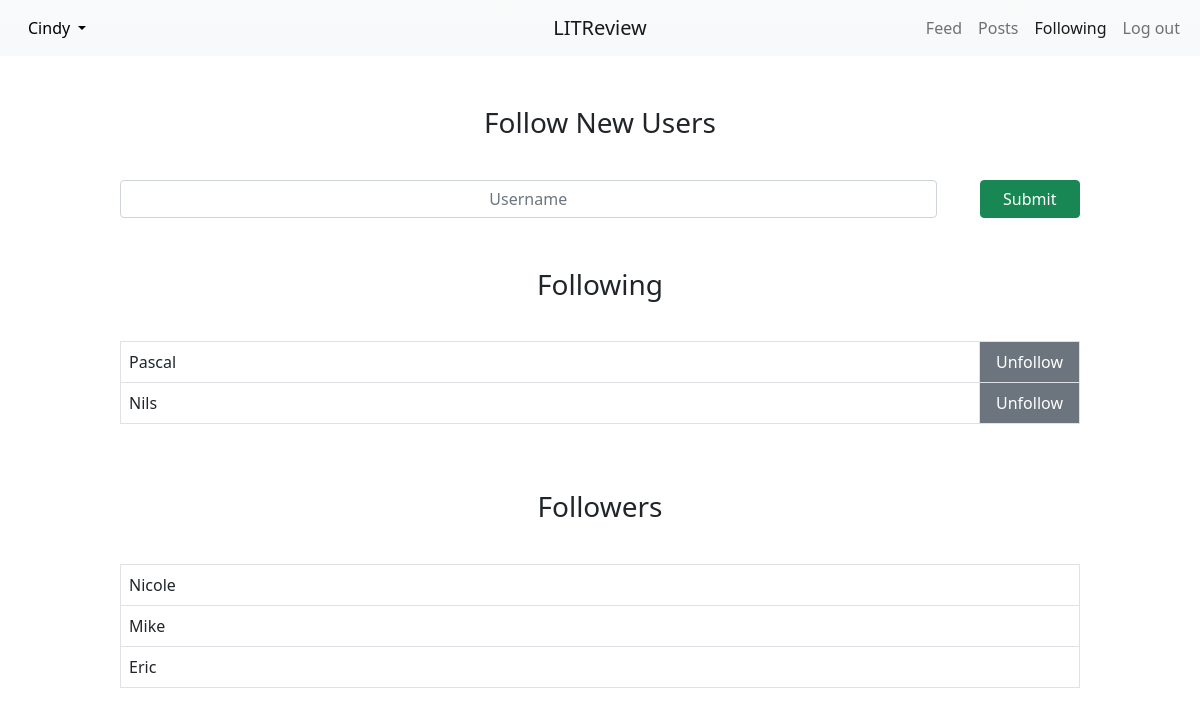
/following (signed in), run on the app's committed database.
### register/models.py (models this page shows)
class User(AbstractUser):
    profile_picture = models.ImageField()
    follows = models.ManyToManyField(
        'self',
        through='UserFollows',
        symmetrical=False,
    )
    def __str__(self):
        return self.username

class UserFollows(models.Model):
    user = models.ForeignKey(to=settings.AUTH_USER_MODEL,
                             on_delete=models.CASCADE,
                             related_name='following')
    followed_user = models.ForeignKey(to=settings.AUTH_USER_MODEL,
                                      on_delete=models.CASCADE,
                                      related_name='followed_by')
    class Meta:
        unique_together = ('user', 'followed_user', )

### main/views.py (the view, shortened to what this page needs)
# urls.py: path("following", views.following, name="following"),
@login_required
def following(request):
    form = forms.FollowUserForm()
    current_user = request.user
    follows = current_user.following.all()
    return render(request, "main/following.html",
                  {'form': form, 'follows': follows})

### main/forms.py
class FollowUserForm(forms.Form):
    follow_user = forms.CharField(
        max_length=30,
        label="",
        widget=forms.TextInput(attrs={"placeholder": "Username"})
    )

### main/templates/main/following.html (shortened to what this page needs)
{% extends 'main/base.html' %}
{% load crispy_forms_tags %}
{% block content %}
  <div class="following-content">
    <div class="following">
      <h3>Follow New Users</h3>
      <form method="post">
        {{ form|crispy }}
        <button type="submit" class="btn btn-success">Submit</button>
      </form>
    </div>
    <div class="following">
      <h3>Following</h3>
      <form method="post">
        <table class="table table-bordered">
          {% for obj in follows %}
            <tr>
              <td>{{ obj.followed_user }}</td>
              <td class="table-button"><button name="unfollow" value="{{ obj.followed_user.id }}" class="btn btn-secondary" type=submit>Unfollow</button></td>
            </tr>
          {% endfor %}
        </table>
      </form>
    </div>
    <div class="following">
      <h3>Followers</h3>
      <table class="table table-bordered">
        {% for obj in request.user.followed_by.all %}
          <tr>
            <td>{{ obj.user }}</td>
          </tr>
        {% endfor %}
      </table>
    </div>
  </div>
{% endblock content %}

### main/templates/main/partials/navbar_snippet.html (shortened to what this page needs)
<div class="mainBar">
  <nav class="navbar navbar-expand-lg navbar-light bg-light bg-gradient">
    <div class="container-fluid">
      <div class="profile-dropdown"
           style="{% if user.is_authenticated %}visibility:visible{% endif %}">
        <ul>
          <li class="nav-item dropdown">
            <a class="nav-link dropdown-toggle" href="#" id="navbarDropdownMenuLink"
               role="button" data-bs-toggle="dropdown" aria-expanded="false">
              {{ request.user }}
            </a>
          </li>
        </ul>
      </div>
      <a class="navbar-brand lit-review-name mx-auto" href="{% url 'home' %}">LITReview</a>
      <div class="collapse navbar-collapse" id="navbarNavDropdown"
           style="{% if user.is_authenticated %}visibility:visible{% endif %}">
        <ul class="navbar-nav">
          <li class="nav-item">
            <a class="nav-link" href="{% url 'home' %}">Feed</a>
          </li>
          <li class="nav-item">
            <a class="nav-link" href="{% url 'posts' %}">Posts</a>
          </li>
          <li class="nav-item">
            <a class="nav-link" href="{% url 'following' %}">Following</a>
          </li>
          <li class="nav-item">
            <a class="nav-link" href="{% url 'logout' %}">Log out</a>
          </li>
        </ul>
      </div>
    </div>
  </nav>
</div>

### main/static/main/styles/styles.css (style rules this page uses)
.container-fluid { width: 100vw; }
.container-fluid .profile-dropdown { visibility: hidden; }
.container-fluid .profile-dropdown li { list-style-type: none; }
.container-fluid .profile-dropdown ul { margin: 0; padding: 0; }
.container-fluid .profile-dropdown a { color: black; }
.container-fluid .navbar-collapse { justify-content: flex-end; visibility: hidden; }
.container-fluid .lit-review-name { position: absolute; left: 50%; transform: translateX(-50%); }
.following { display: flex; flex-direction: column; align-items: center; margin: 50px 0; }
.following h3 { margin-bottom: 40px; }
.following form { display: flex; width: 100%; }
.following form div { width: 95%; }
.following form div input { text-align: center; }
.following form button { width: 105px; }
.table { width: 80vw; height: fit-content; }
.table .table-button { width: 100px; padding: 0; }
.table .table-button button { width: 100%; height: 100%; border: none; border-radius: 0; }
body { width: 100vw; display: flex; flex-direction: column; align-items: center; }

### data on the page
User: user "Cindy"
UserFollows: followed_user "Pascal"
UserFollows: followed_user "Nils"
UserFollows: user "Nicole"
UserFollows: user "Mike"
UserFollows: user "Eric"
